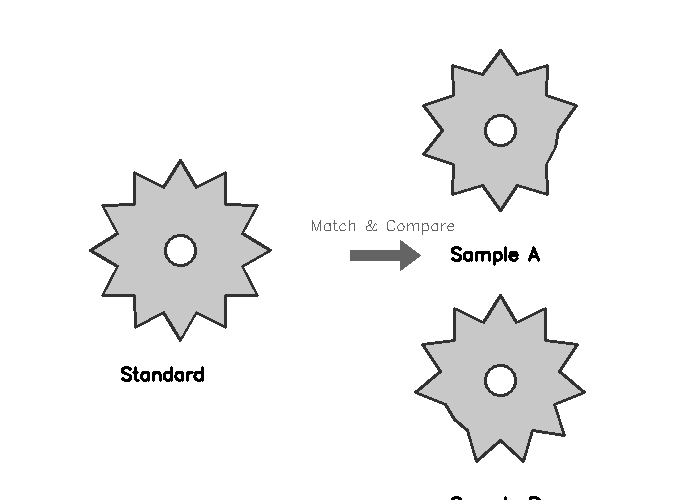
//> input picture images/q05_test.png, 700 x 500 px
$ ./main   (built with g++ and OpenCV 4)
//> lines starting //> are read from the running program, lines starting //| are printed output that depends on the picture; after the words box and inside, x2 and y2 are one past the last pixel; in counts of white or black regions, pixels touching at a corner belong together
// ============================================================
// 第五题：轮廓匹配与瑕疵识别
//
// 思路：
//   1. 齿轮是灰底黑边，用灰度阈值就能拿到三个齿轮的外轮廓；图上还有
//      文字标签，按面积过滤掉。
//   2. 最左边那个是标准件，另外两个是 Sample A / B。
//   3. 齿数：以质心为极点，把轮廓点换算成极坐标 (θ, r)，每个角度取
//      最大半径，得到一条"半径-角度"曲线。齿轮每一颗齿就是曲线上的
//      一个峰，数峰的个数就是齿数。缺齿的位置曲线上会塌下去。
//   4. 相似度用 matchShapes 的 Hu 矩距离量化，值越小越像。
//   5. 缺齿定位：把样品与标准件的半径曲线都归一化到平均半径，逐角度
//      做差，差值连续超过阈值的角度区间就是一个缺口。
// ============================================================
#include <opencv2/opencv.hpp>
#include <iostream>
#include <vector>
#include <algorithm>
#include <cmath>

using namespace std;
using namespace cv;

static const int NBIN = 360;

// 把轮廓转成"每个角度上的最大半径"曲线
static vector<double> radialProfile(const vector<Point>& c, Point2d cen) {
    vector<double> prof(NBIN, 0.0);
    for (const auto& p : c) {
        double dx = p.x - cen.x, dy = cen.y - p.y;   // 图像 y 轴向下，取反让角度符合直觉
        double r = sqrt(dx * dx + dy * dy);
        double ang = atan2(dy, dx) * 180.0 / CV_PI;
        int bin = (int)lround(ang);
        bin %= 360;
        if (bin < 0) bin += 360;
        if (r > prof[bin]) prof[bin] = r;
    }
    // 360 个角度格子比轮廓点还密的时候会有空格子，留 0 会在后面变成
    // 巨大的虚假差值。用左右非空值线性补上。
    for (int i = 0; i < NBIN; ++i) {
        if (prof[i] > 0) continue;
        int j = 1, k = 1;
        while (prof[(i + j) % NBIN] == 0 && j < NBIN) ++j;
        while (prof[(i - k + NBIN) % NBIN] == 0 && k < NBIN) ++k;
        prof[i] = 0.5 * (prof[(i + j) % NBIN] + prof[(i - k + NBIN) % NBIN]);
    }
    return prof;
}

// 齿尖角度列表
static vector<int> toothAngles(const vector<double>& prof) {
    double mean = 0;
    for (double v : prof) mean += v;
    mean /= NBIN;
    double thr = mean * 1.03;

    vector<int> peaks;
    for (int i = 0; i < NBIN; ++i) {
        if (prof[i] > thr && prof[i] >= prof[(i + NBIN - 1) % NBIN] &&
            prof[i] > prof[(i + 1) % NBIN]) {
            if (!peaks.empty() && i - peaks.back() <= 6) continue;  // 同一个峰的抖动
            peaks.push_back(i);
        }
    }
    return peaks;
}

// 找缺齿：看齿尖之间的角间距。正常齿距是均匀的，一旦某个间隔接近
// 两倍齿距，那段就是缺了一颗齿。
// 这个方法的好处是自参照的——样品和标准件的齿数不一样（实测样品是
// 10 齿 / 11 齿的齿轮，标准件是 12 齿），按"与标准件逐角度做差"的
// 思路怎么对齐都不对，而按样品自己的齿距找异常就不会受影响。
static int findDefects(const vector<double>& prof, double& worstAngle) {
    vector<int> peaks = toothAngles(prof);
    worstAngle = 0;
    if (peaks.size() < 4) return 0;

    // 相邻齿尖的角间距（首尾相连）
    vector<double> gaps;
    for (size_t i = 0; i < peaks.size(); ++i) {
        int nxt = (i + 1 < peaks.size()) ? peaks[i + 1] : peaks[0] + NBIN;
        gaps.push_back(nxt - peaks[i]);
    }
    vector<double> sorted = gaps;
    sort(sorted.begin(), sorted.end());
    double median = sorted[sorted.size() / 2];

    int defects = 0;
    double biggest = 0;
    for (size_t i = 0; i < gaps.size(); ++i) {
        if (gaps[i] > 1.6 * median) {
            ++defects;
            if (gaps[i] > biggest) {
                biggest = gaps[i];
                int a = peaks[i];
                int b = (i + 1 < peaks.size()) ? peaks[i + 1] : peaks[0] + NBIN;
                worstAngle = (double)((a + b) / 2 % NBIN);
            }
        }
    }
    return defects;
}

// 找缺齿区间：先把两条曲线做圆周对齐，再逐角度做差
// [44 lines left out: function findDefects, not called in this run]

int main(int argc, char** argv) {
    string inPath = (argc > 1) ? argv[1] : "images/q05_test.png";
    Mat img = imread(inPath);
//> img is the input picture: 500 rows x 700 cols, CV_8UC3; min 0, max 255, mean 242.9
    if (img.empty()) {
        cerr << "无法读取图像: " << inPath << endl;
        return 1;
    }

    // ---------- 1. 提取齿轮轮廓 ----------
    Mat gray;
    cvtColor(img, gray, COLOR_BGR2GRAY);
    Mat mask;
    threshold(gray, mask, 200, 255, THRESH_BINARY_INV);
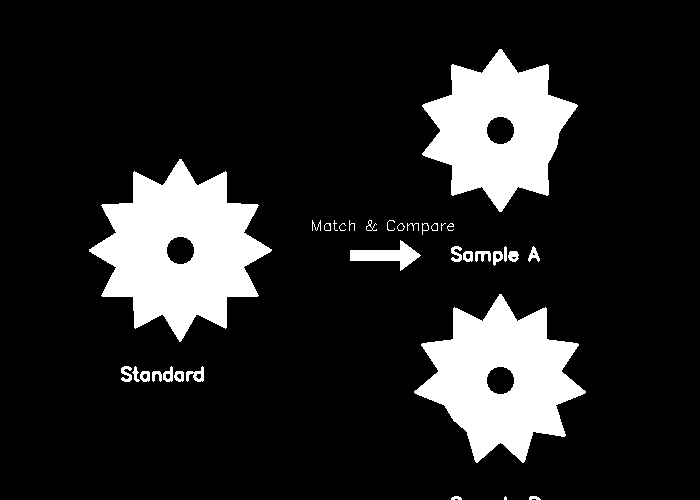
//> mask: 500 rows x 700 cols, CV_8UC1; 14.6% white; 34 white regions (4 under 20 px)

    vector<vector<Point>> all;
    findContours(mask, all, RETR_EXTERNAL, CHAIN_APPROX_NONE);
//> all = 34 contours, 9 with area under 20; largest, box (x1, y1, x2, y2) and area: (89, 159, 272, 342) 18765, (414, 294, 586, 463) 16108, (422, 49, 578, 212) 14598, (350, 240, 421, 271) 806, (186, 366, 204, 382) 128

    vector<vector<Point>> gears;
    for (auto& c : all)
        if (contourArea(c) > 5000) gears.push_back(c);
//> this loop made 34 passes

    if (gears.size() < 3) {
        cerr << "齿轮数量不足（找到 " << gears.size() << " 个）" << endl;
        return 2;
    }

    // 按质心 x 排序：最左是标准件
    sort(gears.begin(), gears.end(), [](const vector<Point>& a, const vector<Point>& b) {
        Moments ma = moments(a), mb = moments(b);
        return (ma.m10 / ma.m00) < (mb.m10 / mb.m00);
    });
//> gears = 3 contours; box (x1, y1, x2, y2) and area: (89, 159, 272, 342) 18765, (414, 294, 586, 463) 16108, (422, 49, 578, 212) 14598

    Mat out = img.clone();
    const char* names[3] = {"Standard", "Sample A", "Sample B"};
    const Scalar colors[3] = {Scalar(0, 200, 0), Scalar(255, 0, 0), Scalar(0, 0, 255)};

    vector<vector<double>> profs;
    vector<Point2d> centers;
    for (size_t i = 0; i < 3; ++i) {
        Moments m = moments(gears[i]);
        Point2d cen(m.m10 / m.m00, m.m01 / m.m00);
        centers.push_back(cen);
        profs.push_back(radialProfile(gears[i], cen));
    }
//> this loop made 3 passes
//> cen on passes 1 to 3: Point(179.6, 249.5), Point(497.8, 129), Point(500.9, 378.3)

    // ---------- 2. 齿数与相似度 ----------
    int teethStd = (int)toothAngles(profs[0]).size();
//> the loop in toothAngles, `for (double v : prof) mean += v;` made 360 passes
//> (v, mean) on passes 1 to 3: (91.44, 91.44), (89.45, 180.9), (88.48, 269.4)
//> after the loop in toothAngles, `for (double v : prof) mean += v;`: mean = 27847.3
//> in toothAngles, `mean /= NBIN;`: mean = 77.35
//> in toothAngles, `double thr = mean * 1.03;`: thr = 79.67
//> teethStd = 12
    cout << "标准件齿数: " << teethStd << " 齿" << endl;
//| 标准件齿数: 12 齿

    for (size_t i = 0; i < 3; ++i) {
        drawContours(out, gears, (int)i, colors[i], 2);
        putText(out, names[i], Point((int)centers[i].x - 40, (int)centers[i].y),
                FONT_HERSHEY_SIMPLEX, 0.5, Scalar(0, 0, 0), 3, LINE_AA);
        putText(out, names[i], Point((int)centers[i].x - 40, (int)centers[i].y),
                FONT_HERSHEY_SIMPLEX, 0.5, colors[i], 1, LINE_AA);
    }
//> this loop made 3 passes
//> pass 1, `putText(out, names[i], Point((int)centers[i].x - 40, (int)centers[i].y..`:
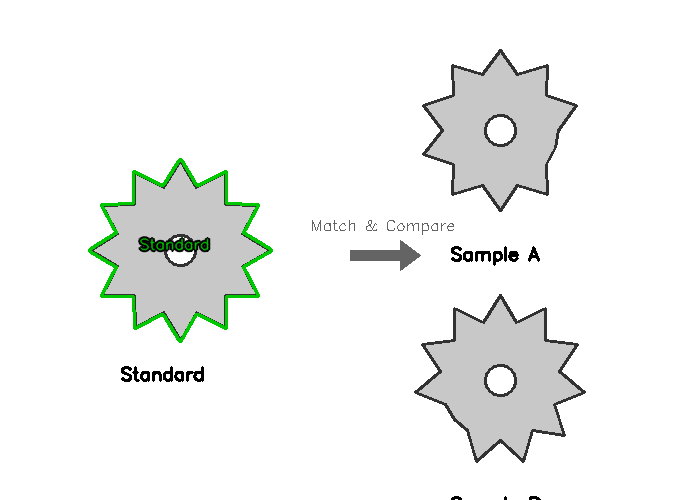
//> out: 500 rows x 700 cols, CV_8UC3; mean B, G, R 241.5, 243.1, 241.5
//> after the loop:
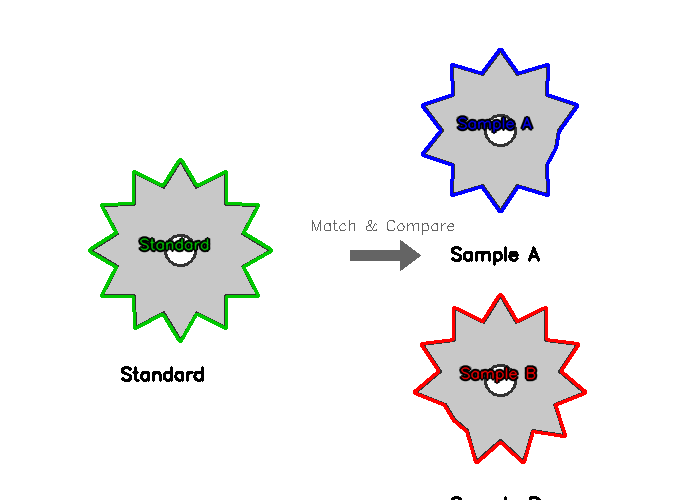
//> out: 500 rows x 700 cols, CV_8UC3; mean B, G, R 240.6, 240.5, 240.8

    // ---------- 3. 逐个样品与标准件比对 ----------
    for (int i = 1; i < 3; ++i) {
        double ms = matchShapes(gears[0], gears[i], CONTOURS_MATCH_I1, 0);
        int teeth = (int)toothAngles(profs[i]).size();

        double ang = 0;
        int defect = findDefects(profs[i], ang);

        cout << names[i] << "：齿数 " << teeth
             << "，缺齿 " << defect << " 处"
             << "，matchShapes 距离 = " << fixed << setprecision(4) << ms
             << endl;

        // 在最严重的缺口位置画个圈
        double rad = ang * CV_PI / 180.0;
        double rr = 0;
        for (double v : profs[i]) rr += v;
        rr /= NBIN;
        Point p((int)(centers[i].x + rr * cos(rad)),
                (int)(centers[i].y - rr * sin(rad)));
        circle(out, p, 18, Scalar(0, 0, 255), 2);
        putText(out, "missing", p + Point(-30, -22), FONT_HERSHEY_SIMPLEX, 0.45,
                Scalar(0, 0, 255), 1, LINE_AA);

        char buf[64];
        snprintf(buf, sizeof(buf), "teeth:%d miss:%d", teeth, defect);
        putText(out, buf, Point((int)centers[i].x - 50, (int)centers[i].y + 60),
                FONT_HERSHEY_SIMPLEX, 0.5, colors[i], 2, LINE_AA);
    }
//> this loop made 2 passes
//> (ms, teeth, peaks in findDefects, ang, defect, rad, rr, p) on passes 1 to 2: (0.00308, 9, [17, 53, 88, 125, 162, 198, 235, 272, 307], 342, 1, 5.97, 68.07, Point(562, 150)), (0.00657, 10, [24, 58, 91, 123, 157, 189, 253, 285, 319, 351], 221, 1, 3.86, 71.56, Point(446, 425))
//| Sample A：齿数 9，缺齿 1 处，matchShapes 距离 = 0.0031
//| Sample B：齿数 10，缺齿 1 处，matchShapes 距离 = 0.0066
//> pass 1, `putText(out, "missing", p + Point(-30, -22), FONT_HERSHEY_SIMPLEX, 0.4..`:
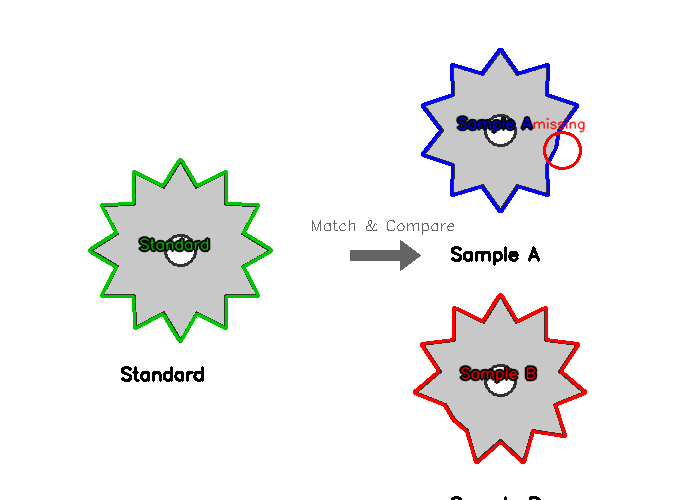
//> out: 500 rows x 700 cols, CV_8UC3; 0.22% of pixels changed, all inside (x1, y1, x2, y2) = (532, 118, 586, 170)
//> pass 1, `putText(out, buf, Point((int)centers[i].x - 50, (int)centers[i].y + 60..`:
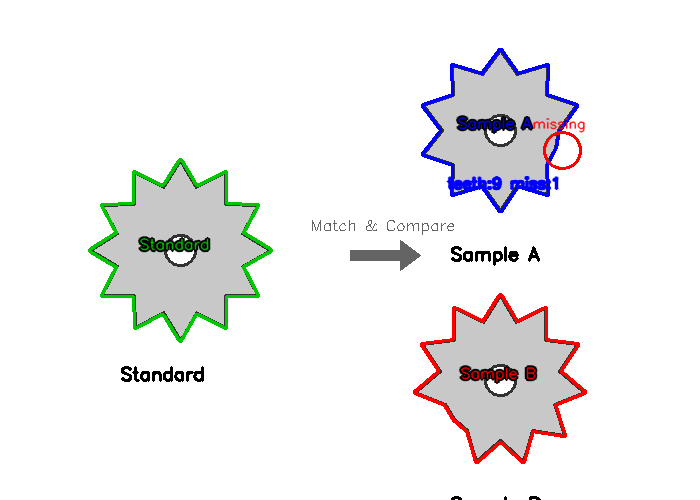
//> out: 500 rows x 700 cols, CV_8UC3; 0.3% of pixels changed, all inside (x1, y1, x2, y2) = (446, 175, 559, 191)
//> pass 2, `putText(out, "missing", p + Point(-30, -22), FONT_HERSHEY_SIMPLEX, 0.4..`:
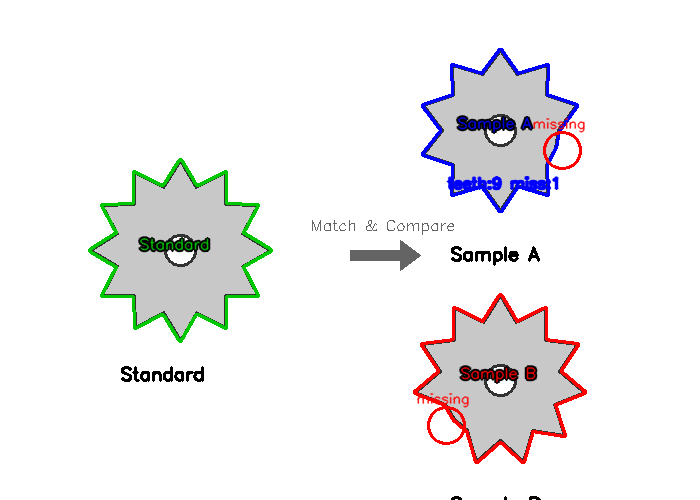
//> out: 500 rows x 700 cols, CV_8UC3; 0.19% of pixels changed, all inside (x1, y1, x2, y2) = (416, 393, 470, 445)
//> pass 2, `putText(out, buf, Point((int)centers[i].x - 50, (int)centers[i].y + 60..`:
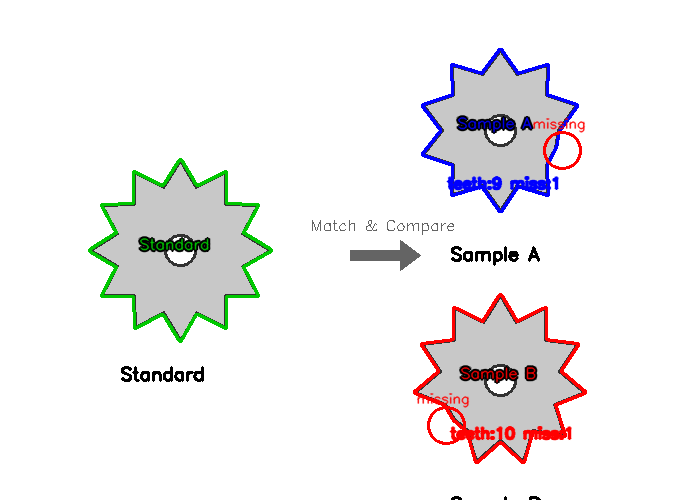
//> out: 500 rows x 700 cols, CV_8UC3; 0.32% of pixels changed, all inside (x1, y1, x2, y2) = (449, 425, 572, 441)

    // 标准件自身比对作为基准（应该接近 0）
    cout << "标准件自比对基准: "
         << fixed << setprecision(4)
         << matchShapes(gears[0], gears[0], CONTOURS_MATCH_I1, 0) << endl;
//| 标准件自比对基准: 0.0000

    string outPath = (argc > 2) ? argv[2] : "q05_result.png";
    imwrite(outPath, out);
    cout << "结果图已保存: " << outPath << endl;
    return 0;
}

$ run again, with images/q02_test.png copied over images/q05_test.png
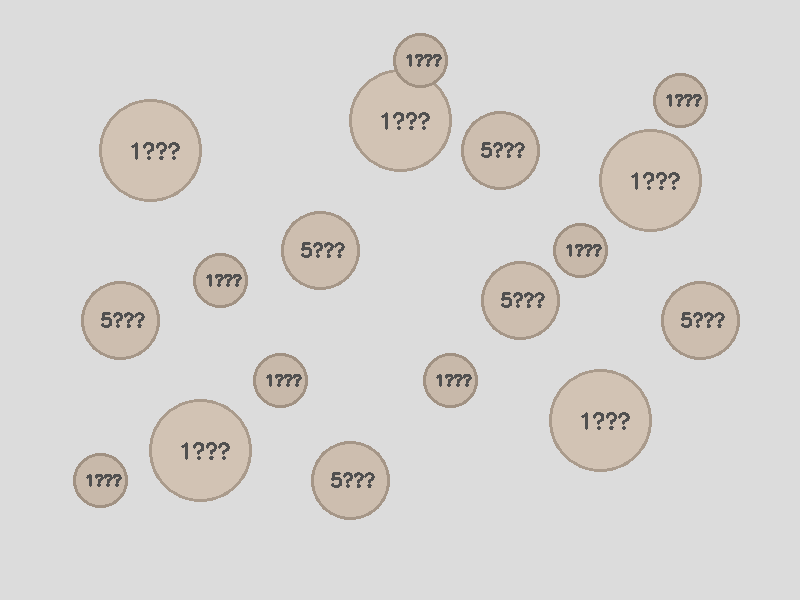
//> input picture images/q02_test.png, 800 x 600 px
//> img is the input picture: 600 rows x 800 cols, CV_8UC3; mean B, G, R 210.1, 212.6, 215.2
//> `threshold(gray, mask, 200, 255, THRESH_BINARY_INV);`:
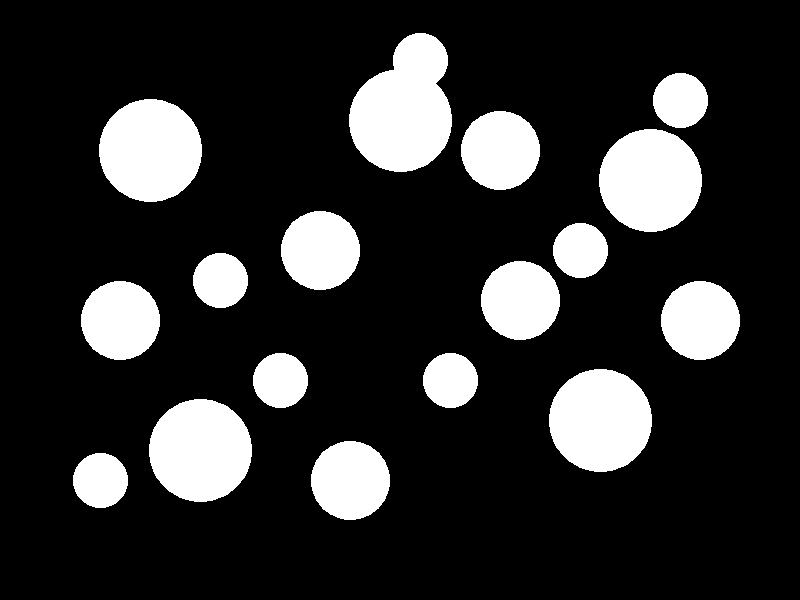
//> mask: 600 rows x 800 cols, CV_8UC1; 18.1% white; 17 white regions
//> all = 17 contours; largest, box (x1, y1, x2, y2) and area: (349, 33, 452, 172) 10038, (149, 399, 252, 502) 8174, (549, 369, 652, 472) 8174, (599, 129, 702, 232) 8174, (99, 99, 202, 202) 8174
//> the loop `for (auto& c : all)` made 17 passes
//> gears = 5 contours; box (x1, y1, x2, y2) and area: (349, 33, 452, 172) 10038, (99, 99, 202, 202) 8174, (149, 399, 252, 502) 8174, (549, 369, 652, 472) 8174, (599, 129, 702, 232) 8174
//> the loop `for (size_t i = 0; i < 3; ++i)` made 3 passes
//> cen on passes 1 to 3: Point(150, 150), Point(200, 450), Point(404, 108.1)
//> the loop in toothAngles, `for (double v : prof) mean += v;` made 360 passes
//> (v, mean) on passes 1 to 3: (50.99, 50.99), (51, 102), (51.03, 153)
//> after the loop in toothAngles, `for (double v : prof) mean += v;`: mean = 18364.2
//> in toothAngles, `mean /= NBIN;`: mean = 51.01
//> thr = 52.54
//> teethStd = 0
//| 标准件齿数: 0 齿
//> the loop `for (int i = 1; i < 3; ++i)` made 2 passes
//> (ms, teeth, defect, rr, p) on pass 1: (1.13e-14, 0, 0, 51.01, Point(251, 450))
//> (printed output is left out)
//> pass 2, `putText(out, buf, Point((int)centers[i].x - 50, (int)centers[i].y + 60..`:
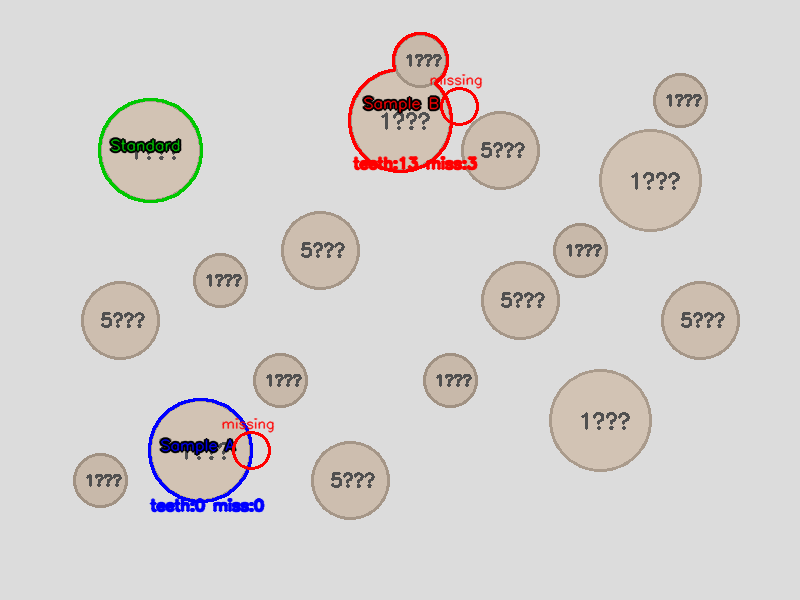
//> out: 600 rows x 800 cols, CV_8UC3; mean B, G, R 207.9, 209.7, 213.4
//| 标准件自比对基准: 0.0000
